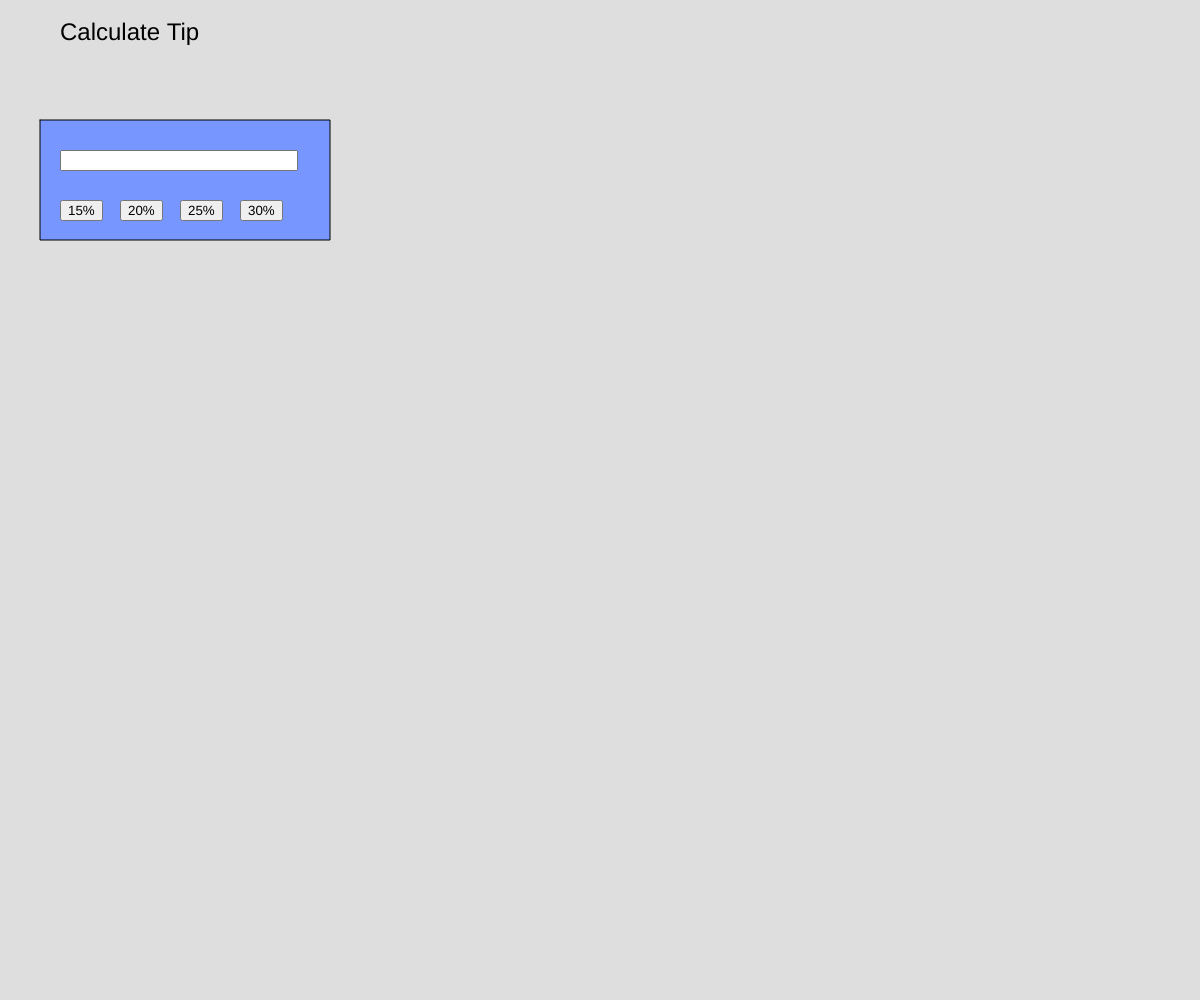
Frame 1 (no input)
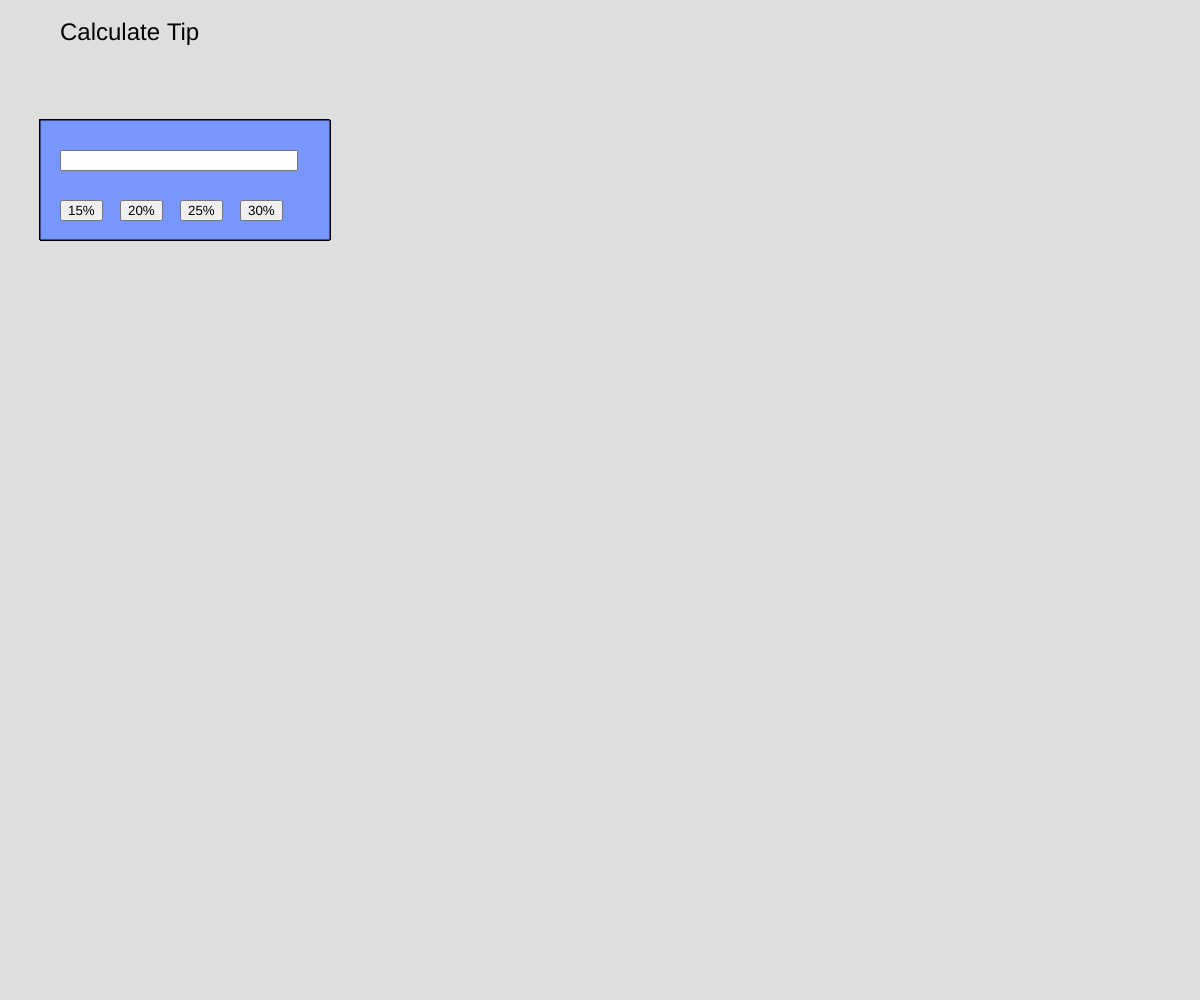
Frame 60 (no input)
Frame 120 (the mouse pressed at the canvas centre since frame 60): identical to frame 60, image omitted

The p5.js sketch that drew these frames (run headless with seeded random() and noise() and a simulated clock; from frame 60 on, the mouse is pressed at the canvas centre):

// p5.js sketch
// ── sketch.js
let x = 60;
let y = 150;

let input;
let percentTip15;
let percentTip20;
let percentTip25;
let percentTip30;

function setup() {
  // put setup code here
    createCanvas(windowWidth, windowHeight);
    background(222);
    textSize(24);
    text('Calculate Tip', 60, 40);
    
    input = createInput();
    input.position(x, y);
    input.size(230);
//18% Tip
    percentTip15 = createButton('15%');
    percentTip15.position(x, y+(y/3));
    percentTip15.mousePressed
    (function() {tipCalculator(0.15)});
//20% Tip    
    percentTip20 = createButton('20%');
    percentTip20.position(x*2, y+(y/3));
    percentTip20.mousePressed(function() {tipCalculator(0.20)});
//25% Tip    
    percentTip25 = createButton('25%');
    percentTip25.position(x*3, y+(y/3));
    percentTip25.mousePressed(function() {tipCalculator(0.25)});
//30% Tip    
    percentTip30 = createButton('30%');
    percentTip30.position(x*4, y+(y/3));
    percentTip30.mousePressed(function() {tipCalculator(0.30)});
}

function tipCalculator(percent) {
    fill(0);
    textSize(24);
    text('you need to pay $' + input.value() * percent +
    ' for tips.', x, 375*percent);
}

function draw() {
    beginShape();
        fill(120, 150, 255);
        vertex(40,120);
        vertex(330,120);
        vertex(330,120*2);
        vertex(40,120*2);
        vertex(40,120);
    endShape();
}
